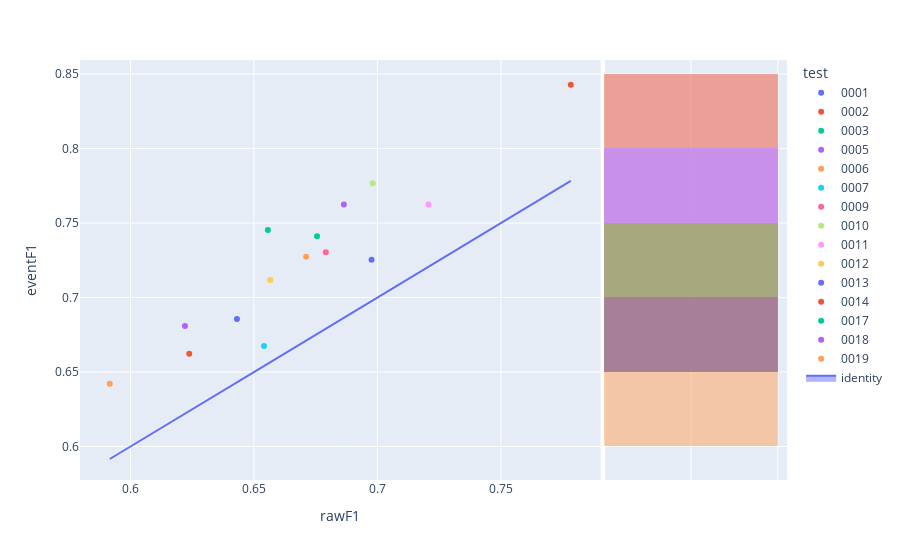

The notebook cell saved with this chart:
### Code cell
fig=px.scatter(experimentModels,x='rawF1',y='eventF1',color='test',hover_name='modelId', marginal_y="histogram")
fig.add_trace(
    go.Scatter(x=experimentModels['rawF1'], y=experimentModels['rawF1'], name="identity", mode='lines',fill="toself")
)
fig.show()

### Figure 1 — Plotly figure (JSON) as saved in the notebook; plotly's stock layout.template omitted (floating-point values rounded to 4 significant figures)
{"data": [{"hovertemplate": "<b>%{hovertext}</b><br><br>test=0001<br>rawF1=%{x}<br>eventF1=%{y}<extra></extra>", "hovertext": ["e1d4b905-b790-4fe9-8a43-59b76a36b9dd"], "legendgroup": "0001", "marker": {"color": "#636efa", "symbol": "circle"}, "mode": "markers", "name": "0001", "orientation": "v", "showlegend": true, "type": "scatter", "x": [0.6431], "xaxis": "x", "y": [0.6856], "yaxis": "y"}, {"alignmentgroup": "True", "bingroup": "y", "hovertemplate": "test=0001<br>eventF1=%{y}<br>count=%{x}<extra></extra>", "legendgroup": "0001", "marker": {"color": "#636efa"}, "name": "0001", "offsetgroup": "0001", "opacity": 0.5, "showlegend": false, "type": "histogram", "xaxis": "x2", "y": [0.6856], "yaxis": "y2"}, {"hovertemplate": "<b>%{hovertext}</b><br><br>test=0002<br>rawF1=%{x}<br>eventF1=%{y}<extra></extra>", "hovertext": ["c1f62253-8dcf-4cc8-8b95-bde893a5a09e"], "legendgroup": "0002", "marker": {"color": "#EF553B", "symbol": "circle"}, "mode": "markers", "name": "0002", "orientation": "v", "showlegend": true, "type": "scatter", "x": [0.7783], "xaxis": "x", "y": [0.8428], "yaxis": "y"}, {"alignmentgroup": "True", "bingroup": "y", "hovertemplate": "test=0002<br>eventF1=%{y}<br>count=%{x}<extra></extra>", "legendgroup": "0002", "marker": {"color": "#EF553B"}, "name": "0002", "offsetgroup": "0002", "opacity": 0.5, "showlegend": false, "type": "histogram", "xaxis": "x2", "y": [0.8428], "yaxis": "y2"}, {"hovertemplate": "<b>%{hovertext}</b><br><br>test=0003<br>rawF1=%{x}<br>eventF1=%{y}<extra></extra>", "hovertext": ["4f00824a-e500-4ad5-8aec-b8f5322c821a"], "legendgroup": "0003", "marker": {"color": "#00cc96", "symbol": "circle"}, "mode": "markers", "name": "0003", "orientation": "v", "showlegend": true, "type": "scatter", "x": [0.6755], "xaxis": "x", "y": [0.7411], "yaxis": "y"}, {"alignmentgroup": "True", "bingroup": "y", "hovertemplate": "test=0003<br>eventF1=%{y}<br>count=%{x}<extra></extra>", "legendgroup": "0003", "marker": {"color": "#00cc96"}, "name": "0003", "offsetgroup": "0003", "opacity": 0.5, "showlegend": false, "type": "histogram", "xaxis": "x2", "y": [0.7411], "yaxis": "y2"}, {"hovertemplate": "<b>%{hovertext}</b><br><br>test=0005<br>rawF1=%{x}<br>eventF1=%{y}<extra></extra>", "hovertext": ["b729b67d-261b-41e9-8555-a5749e35811e"], "legendgroup": "0005", "marker": {"color": "#ab63fa", "symbol": "circle"}, "mode": "markers", "name": "0005", "orientation": "v", "showlegend": true, "type": "scatter", "x": [0.622], "xaxis": "x", "y": [0.6809], "yaxis": "y"}, {"alignmentgroup": "True", "bingroup": "y", "hovertemplate": "test=0005<br>eventF1=%{y}<br>count=%{x}<extra></extra>", "legendgroup": "0005", "marker": {"color": "#ab63fa"}, "name": "0005", "offsetgroup": "0005", "opacity": 0.5, "showlegend": false, "type": "histogram", "xaxis": "x2", "y": [0.6809], "yaxis": "y2"}, {"hovertemplate": "<b>%{hovertext}</b><br><br>test=0006<br>rawF1=%{x}<br>eventF1=%{y}<extra></extra>", "hovertext": ["d084f1f0-06ef-468e-b82e-16b5f96fdc69"], "legendgroup": "0006", "marker": {"color": "#FFA15A", "symbol": "circle"}, "mode": "markers", "name": "0006", "orientation": "v", "showlegend": true, "type": "scatter", "x": [0.5916], "xaxis": "x", "y": [0.6421], "yaxis": "y"}, {"alignmentgroup": "True", "bingroup": "y", "hovertemplate": "test=0006<br>eventF1=%{y}<br>count=%{x}<extra></extra>", "legendgroup": "0006", "marker": {"color": "#FFA15A"}, "name": "0006", "offsetgroup": "0006", "opacity": 0.5, "showlegend": false, "type": "histogram", "xaxis": "x2", "y": [0.6421], "yaxis": "y2"}, {"hovertemplate": "<b>%{hovertext}</b><br><br>test=0007<br>rawF1=%{x}<br>eventF1=%{y}<extra></extra>", "hovertext": ["e4a48e65-6ade-4c80-a360-abf73bd39eeb"], "legendgroup": "0007", "marker": {"color": "#19d3f3", "symbol": "circle"}, "mode": "markers", "name": "0007", "orientation": "v", "showlegend": true, "type": "scatter", "x": [0.6541], "xaxis": "x", "y": [0.6675], "yaxis": "y"}, {"alignmentgroup": "True", "bingroup": "y", "hovertemplate": "test=0007<br>eventF1=%{y}<br>count=%{x}<extra></extra>", "legendgroup": "0007", "marker": {"color": "#19d3f3"}, "name": "0007", "offsetgroup": "0007", "opacity": 0.5, "showlegend": false, "type": "histogram", "xaxis": "x2", "y": [0.6675], "yaxis": "y2"}, {"hovertemplate": "<b>%{hovertext}</b><br><br>test=0009<br>rawF1=%{x}<br>eventF1=%{y}<extra></extra>", "hovertext": ["1eca4001-1d4f-4d59-b1de-1b02a0d6f95f"], "legendgroup": "0009", "marker": {"color": "#FF6692", "symbol": "circle"}, "mode": "markers", "name": "0009", "orientation": "v", "showlegend": true, "type": "scatter", "x": [0.6791], "xaxis": "x", "y": [0.7303], "yaxis": "y"}, {"alignmentgroup": "True", "bingroup": "y", "hovertemplate": "test=0009<br>eventF1=%{y}<br>count=%{x}<extra></extra>", "legendgroup": "0009", "marker": {"color": "#FF6692"}, "name": "0009", "offsetgroup": "0009", "opacity": 0.5, "showlegend": false, "type": "histogram", "xaxis": "x2", "y": [0.7303], "yaxis": "y2"}, {"hovertemplate": "<b>%{hovertext}</b><br><br>test=0010<br>rawF1=%{x}<br>eventF1=%{y}<extra></extra>", "hovertext": ["c35d7164-a086-4277-899c-731c13b90a75"], "legendgroup": "0010", "marker": {"color": "#B6E880", "symbol": "circle"}, "mode": "markers", "name": "0010", "orientation": "v", "showlegend": true, "type": "scatter", "x": [0.6981], "xaxis": "x", "y": [0.7766], "yaxis": "y"}, {"alignmentgroup": "True", "bingroup": "y", "hovertemplate": "test=0010<br>eventF1=%{y}<br>count=%{x}<extra></extra>", "legendgroup": "0010", "marker": {"color": "#B6E880"}, "name": "0010", "offsetgroup": "0010", "opacity": 0.5, "showlegend": false, "type": "histogram", "xaxis": "x2", "y": [0.7766], "yaxis": "y2"}, {"hovertemplate": "<b>%{hovertext}</b><br><br>test=0011<br>rawF1=%{x}<br>eventF1=%{y}<extra></extra>", "hovertext": ["d610a0a1-aae2-46e6-b31e-a91cb6c987fe"], "legendgroup": "0011", "marker": {"color": "#FF97FF", "symbol": "circle"}, "mode": "markers", "name": "0011", "orientation": "v", "showlegend": true, "type": "scatter", "x": [0.7206], "xaxis": "x", "y": [0.7624], "yaxis": "y"}, {"alignmentgroup": "True", "bingroup": "y", "hovertemplate": "test=0011<br>eventF1=%{y}<br>count=%{x}<extra></extra>", "legendgroup": "0011", "marker": {"color": "#FF97FF"}, "name": "0011", "offsetgroup": "0011", "opacity": 0.5, "showlegend": false, "type": "histogram", "xaxis": "x2", "y": [0.7624], "yaxis": "y2"}, {"hovertemplate": "<b>%{hovertext}</b><br><br>test=0012<br>rawF1=%{x}<br>eventF1=%{y}<extra></extra>", "hovertext": ["58ce72d9-8af2-4491-8cb9-99536ad462a1"], "legendgroup": "0012", "marker": {"color": "#FECB52", "symbol": "circle"}, "mode": "markers", "name": "0012", "orientation": "v", "showlegend": true, "type": "scatter", "x": [0.6566], "xaxis": "x", "y": [0.7118], "yaxis": "y"}, {"alignmentgroup": "True", "bingroup": "y", "hovertemplate": "test=0012<br>eventF1=%{y}<br>count=%{x}<extra></extra>", "legendgroup": "0012", "marker": {"color": "#FECB52"}, "name": "0012", "offsetgroup": "0012", "opacity": 0.5, "showlegend": false, "type": "histogram", "xaxis": "x2", "y": [0.7118], "yaxis": "y2"}, {"hovertemplate": "<b>%{hovertext}</b><br><br>test=0013<br>rawF1=%{x}<br>eventF1=%{y}<extra></extra>", "hovertext": ["b0dc28a7-8906-48a2-9333-829d89d4da08"], "legendgroup": "0013", "marker": {"color": "#636efa", "symbol": "circle"}, "mode": "markers", "name": "0013", "orientation": "v", "showlegend": true, "type": "scatter", "x": [0.6976], "xaxis": "x", "y": [0.7254], "yaxis": "y"}, {"alignmentgroup": "True", "bingroup": "y", "hovertemplate": "test=0013<br>eventF1=%{y}<br>count=%{x}<extra></extra>", "legendgroup": "0013", "marker": {"color": "#636efa"}, "name": "0013", "offsetgroup": "0013", "opacity": 0.5, "showlegend": false, "type": "histogram", "xaxis": "x2", "y": [0.7254], "yaxis": "y2"}, {"hovertemplate": "<b>%{hovertext}</b><br><br>test=0014<br>rawF1=%{x}<br>eventF1=%{y}<extra></extra>", "hovertext": ["54cb709f-d446-42be-9fd1-06990c8afe3f"], "legendgroup": "0014", "marker": {"color": "#EF553B", "symbol": "circle"}, "mode": "markers", "name": "0014", "orientation": "v", "showlegend": true, "type": "scatter", "x": [0.6238], "xaxis": "x", "y": [0.6622], "yaxis": "y"}, {"alignmentgroup": "True", "bingroup": "y", "hovertemplate": "test=0014<br>eventF1=%{y}<br>count=%{x}<extra></extra>", "legendgroup": "0014", "marker": {"color": "#EF553B"}, "name": "0014", "offsetgroup": "0014", "opacity": 0.5, "showlegend": false, "type": "histogram", "xaxis": "x2", "y": [0.6622], "yaxis": "y2"}, {"hovertemplate": "<b>%{hovertext}</b><br><br>test=0017<br>rawF1=%{x}<br>eventF1=%{y}<extra></extra>", "hovertext": ["16ad2dbe-89ae-49a8-bb50-2fe8808350e1"], "legendgroup": "0017", "marker": {"color": "#00cc96", "symbol": "circle"}, "mode": "markers", "name": "0017", "orientation": "v", "showlegend": true, "type": "scatter", "x": [0.6556], "xaxis": "x", "y": [0.7453], "yaxis": "y"}, {"alignmentgroup": "True", "bingroup": "y", "hovertemplate": "test=0017<br>eventF1=%{y}<br>count=%{x}<extra></extra>", "legendgroup": "0017", "marker": {"color": "#00cc96"}, "name": "0017", "offsetgroup": "0017", "opacity": 0.5, "showlegend": false, "type": "histogram", "xaxis": "x2", "y": [0.7453], "yaxis": "y2"}, {"hovertemplate": "<b>%{hovertext}</b><br><br>test=0018<br>rawF1=%{x}<br>eventF1=%{y}<extra></extra>", "hovertext": ["b98204bb-7019-427e-a9f2-a672dfd87243"], "legendgroup": "0018", "marker": {"color": "#ab63fa", "symbol": "circle"}, "mode": "markers", "name": "0018", "orientation": "v", "showlegend": true, "type": "scatter", "x": [0.6864], "xaxis": "x", "y": [0.7624], "yaxis": "y"}, {"alignmentgroup": "True", "bingroup": "y", "hovertemplate": "test=0018<br>eventF1=%{y}<br>count=%{x}<extra></extra>", "legendgroup": "0018", "marker": {"color": "#ab63fa"}, "name": "0018", "offsetgroup": "0018", "opacity": 0.5, "showlegend": false, "type": "histogram", "xaxis": "x2", "y": [0.7624], "yaxis": "y2"}, {"hovertemplate": "<b>%{hovertext}</b><br><br>test=0019<br>rawF1=%{x}<br>eventF1=%{y}<extra></extra>", "hovertext": ["48b09ab7-ec21-48fa-ae25-c197b95a7389"], "legendgroup": "0019", "marker": {"color": "#FFA15A", "symbol": "circle"}, "mode": "markers", "name": "0019", "orientation": "v", "showlegend": true, "type": "scatter", "x": [0.6711], "xaxis": "x", "y": [0.7274], "yaxis": "y"}, {"alignmentgroup": "True", "bingroup": "y", "hovertemplate": "test=0019<br>eventF1=%{y}<br>count=%{x}<extra></extra>", "legendgroup": "0019", "marker": {"color": "#FFA15A"}, "name": "0019", "offsetgroup": "0019", "opacity": 0.5, "showlegend": false, "type": "histogram", "xaxis": "x2", "y": [0.7274], "yaxis": "y2"}, {"fill": "toself", "mode": "lines", "name": "identity", "type": "scatter", "x": [0.6431, 0.7783, 0.6755, 0.622, 0.5916, 0.6541, 0.6791, 0.6981, 0.7206, 0.6566, 0.6976, 0.6238, 0.6556, 0.6864, 0.6711], "y": [0.6431, 0.7783, 0.6755, 0.622, 0.5916, 0.6541, 0.6791, 0.6981, 0.7206, 0.6566, 0.6976, 0.6238, 0.6556, 0.6864, 0.6711]}], "layout": {"barmode": "overlay", "legend": {"title": {"text": "test"}, "tracegroupgap": 0}, "margin": {"t": 60}, "xaxis": {"anchor": "y", "domain": [0, 0.7363], "title": {"text": "rawF1"}}, "xaxis2": {"anchor": "y2", "domain": [0.7413, 1], "matches": "x2", "showgrid": true, "showline": false, "showticklabels": false, "ticks": ""}, "yaxis": {"anchor": "x", "domain": [0, 1], "title": {"text": "eventF1"}}, "yaxis2": {"anchor": "x2", "domain": [0, 1], "matches": "y", "showgrid": true, "showticklabels": false}}}
